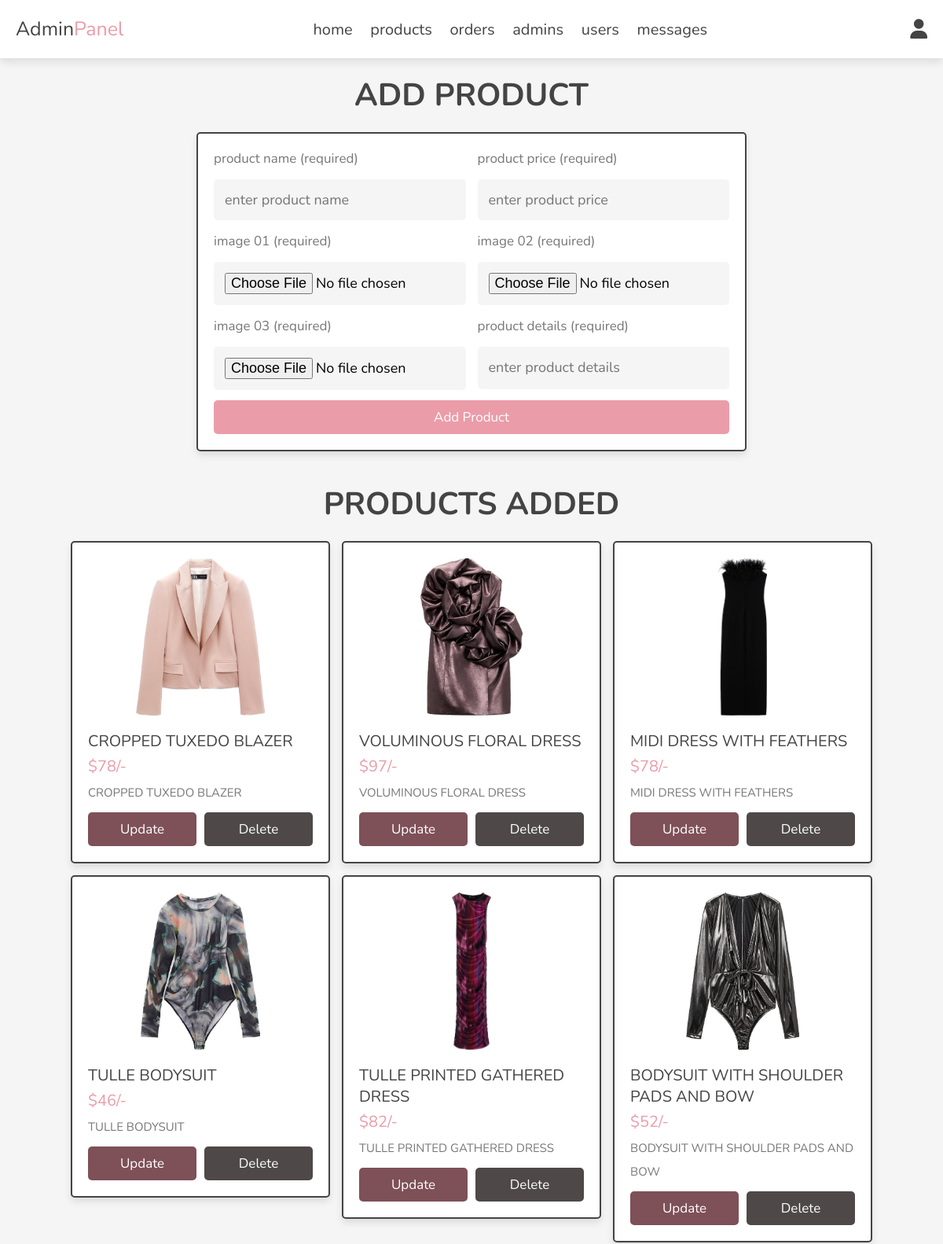
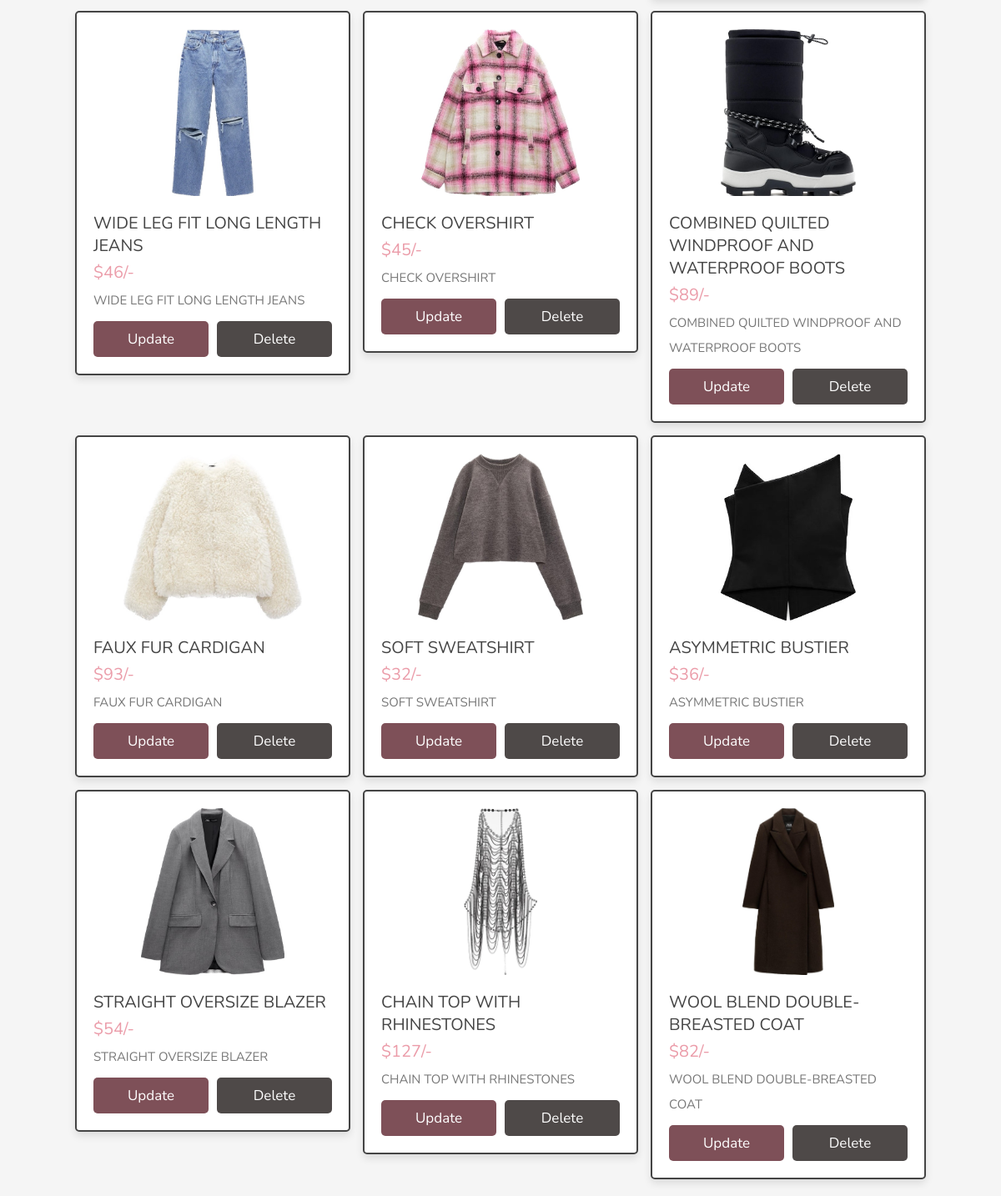
Screenshot of /admin/products.php (signed in) with the database file from the repository (2 pictures, top to bottom).
### tables this page shows
CREATE TABLE `products` (
  `id` int(100) NOT NULL,
  `name` varchar(100) NOT NULL,
  `details` varchar(500) NOT NULL,
  `price` int(10) NOT NULL,
  `image_01` varchar(100) NOT NULL,
  `image_02` varchar(100) NOT NULL,
  `image_03` varchar(100) NOT NULL
);

### admin/products.php (the view, shortened to what this page needs)
<?php
include '../components/productCRUD.php';
?>
<!DOCTYPE html>
<html lang="en">
<head>
   <link rel="stylesheet" href="https://cdnjs.cloudflare.com/ajax/libs/font-awesome/6.1.1/css/all.min.css">
   <link rel="stylesheet" href="../css/admin_style.css">
</head>
<body>
<?php include '../components/admin_header.php'; ?>
<section class="add-products">
   <h1 class="heading">add product</h1>
   <form action="" method="post" enctype="multipart/form-data">
      <div class="flex">
         <div class="inputBox">
            <span>product name (required)</span>
            <input type="text" class="box" required maxlength="100" placeholder="enter product name" name="name">
         </div>
         <div class="inputBox">
            <span>product price (required)</span>
            <input type="number" min="0" class="box" required max="9999999999" placeholder="enter product price" onkeypress="if(this.value.length == 10) return false;" name="price">
         </div>
        <div class="inputBox">
            <span>image 01 (required)</span>
            <input type="file" name="image_01" accept="image/jpg, image/jpeg, image/png, image/webp" class="box" required>
        </div>
        <div class="inputBox">
            <span>image 02 (required)</span>
            <input type="file" name="image_02" accept="image/jpg, image/jpeg, image/png, image/webp" class="box" required>
        </div>
        <div class="inputBox">
            <span>image 03 (required)</span>
            <input type="file" name="image_03" accept="image/jpg, image/jpeg, image/png, image/webp" class="box" required>
        </div>
         <div class="inputBox">
            <span>product details (required)</span>
            <textarea name="details" placeholder="enter product details" class="box" required maxlength="500" cols="30" rows="10"></textarea>
         </div>
      </div>
      <input type="submit" value="add product" class="btn" name="add_product">
   </form>
</section>
<section class="show-products">
   <h1 class="heading">products added</h1>
   <div class="box-container">
   <?php
      $select_products = $conn->prepare("SELECT * FROM `products`");
      $select_products->execute();
      if($select_products->rowCount() > 0){
         while($fetch_products = $select_products->fetch(PDO::FETCH_ASSOC)){
   ?>
   <div class="box">
      <img src="../uploaded_img/<?= $fetch_products['image_01']; ?>" alt="">
      <div class="name"><?= $fetch_products['name']; ?></div>
      <div class="price">$<span><?= $fetch_products['price']; ?></span>/-</div>
      <div class="details"><span><?= $fetch_products['details']; ?></span></div>
      <div class="flex-btn">
         <a href="update_product.php?update=<?= $fetch_products['id']; ?>" class="option-btn">update</a>
         <a href="products.php?delete=<?= $fetch_products['id']; ?>" class="delete-btn" onclick="return confirm('delete this product?');">delete</a>
      </div>
   </div>
   <?php
         }
      }else{
         echo '<p class="empty">no products added yet!</p>';
      }
   ?>
   </div>
</section>
</body>
</html>

### css/admin_style.css (style rules this page uses)
:root { --main-color:rgb(235, 156, 169); --orange:rgb(126, 80, 88); --red:#4e4948; --black:#444; --white:#fff; --light-color:#777; --light-bg:#f5f5f5; --border:.2rem solid var(--black); --box-shadow:0 .5rem 1rem rgba(0,0,0,.1); }
* { font-family: 'Nunito', sans-serif; margin:0; padding:0; box-sizing: border-box; outline: none; border:none; text-decoration: none; }
html { font-size: 62.5%; overflow-x: hidden; }
body { background-color: var(--light-bg); }
section { padding:2rem; max-width: 1200px; margin:0 auto; }
.heading { font-size: 4rem; color:var(--black); margin-bottom: 2rem; text-align: center; text-transform: uppercase; }
.btn, .delete-btn, .option-btn { display: block; width: 100%; margin-top: 1rem; border-radius: .5rem; padding:1rem 3rem; font-size: 1.7rem; text-transform: capitalize; color:var(--white); cursor: pointer; text-align: center; }
.btn { background-color: var(--main-color); }
.option-btn { background-color: var(--orange); }
.delete-btn { background-color: var(--red); }
.flex-btn { display: flex; gap:1rem; }
.add-products form { max-width: 70rem; margin: 0 auto; background-color: var(--white); box-shadow: var(--box-shadow); border:var(--border); border-radius: .5rem; padding:2rem; }
.add-products form .flex { display: flex; gap:1.5rem; flex-wrap: wrap; }
.add-products form .flex .inputBox { flex:1 1 25rem; }
.add-products form span { font-size:1.7rem; color:var(--light-color); }
.add-products form .box { font-size: 1.8rem; background-color: var(--light-bg); border-radius: .5rem; padding:1.4rem; width: 100%; margin-top: 1.5rem; }
.add-products form textarea { height: 5.4rem; resize: none; }
.show-products .box-container { display: grid; grid-template-columns: repeat(auto-fit, 33rem); gap:1.5rem; justify-content: center; align-items: flex-start; }
.show-products .box-container .box { background-color: var(--white); box-shadow: var(--box-shadow); border-radius: .5rem; border:var(--border); padding:2rem; }
.show-products .box-container .box img { width: 100%; height: 20rem; object-fit: contain; margin-bottom: 1.5rem; }
.show-products .box-container .box .name { font-size: 2rem; color:var(--black); }
.show-products .box-container .box .price { font-size: 2rem; color:var(--main-color); margin:.5rem 0; }
.show-products .box-container .box .details { font-size: 1.5rem; color:var(--light-color); line-height: 2; }

### rows the page displays
products: image_01 (picture), name "CROPPED TUXEDO BLAZER", price "78", details "CROPPED TUXEDO BLAZER"
products: image_01 (picture), name "VOLUMINOUS FLORAL DRESS", price "97", details "VOLUMINOUS FLORAL DRESS"
products: image_01 (picture), name "MIDI DRESS WITH FEATHERS", price "78", details "MIDI DRESS WITH FEATHERS"
products: image_01 (picture), name "TULLE BODYSUIT", price "46", details "TULLE BODYSUIT"
products: image_01 (picture), name "TULLE PRINTED GATHERED DRESS", price "82", details "TULLE PRINTED GATHERED DRESS"
products: image_01 (picture), name "BODYSUIT WITH SHOULDER PADS AND BOW", price "52", details "BODYSUIT WITH SHOULDER PADS AND BOW"
products: image_01 (picture), name "WIDE LEG FIT LONG LENGTH JEANS", price "46", details "WIDE LEG FIT LONG LENGTH JEANS"
products: image_01 (picture), name "CHECK OVERSHIRT", price "45", details "CHECK OVERSHIRT"
products: image_01 (picture), name "COMBINED QUILTED WINDPROOF AND WATERPROOF BOOTS", price "89", details "COMBINED QUILTED WINDPROOF AND WATERPROOF BOOTS"
products: image_01 (picture), name "FAUX FUR CARDIGAN", price "93", details "FAUX FUR CARDIGAN"
products: image_01 (picture), name "SOFT SWEATSHIRT", price "32", details "SOFT SWEATSHIRT"
products: image_01 (picture), name "ASYMMETRIC BUSTIER", price "36", details "ASYMMETRIC BUSTIER"
products: image_01 (picture), name "STRAIGHT OVERSIZE BLAZER", price "54", details "STRAIGHT OVERSIZE BLAZER"
products: image_01 (picture), name "CHAIN TOP WITH RHINESTONES", price "127", details "CHAIN TOP WITH RHINESTONES"
products: image_01 (picture), name "WOOL BLEND DOUBLE-BREASTED COAT", price "82", details "WOOL BLEND DOUBLE-BREASTED COAT"
